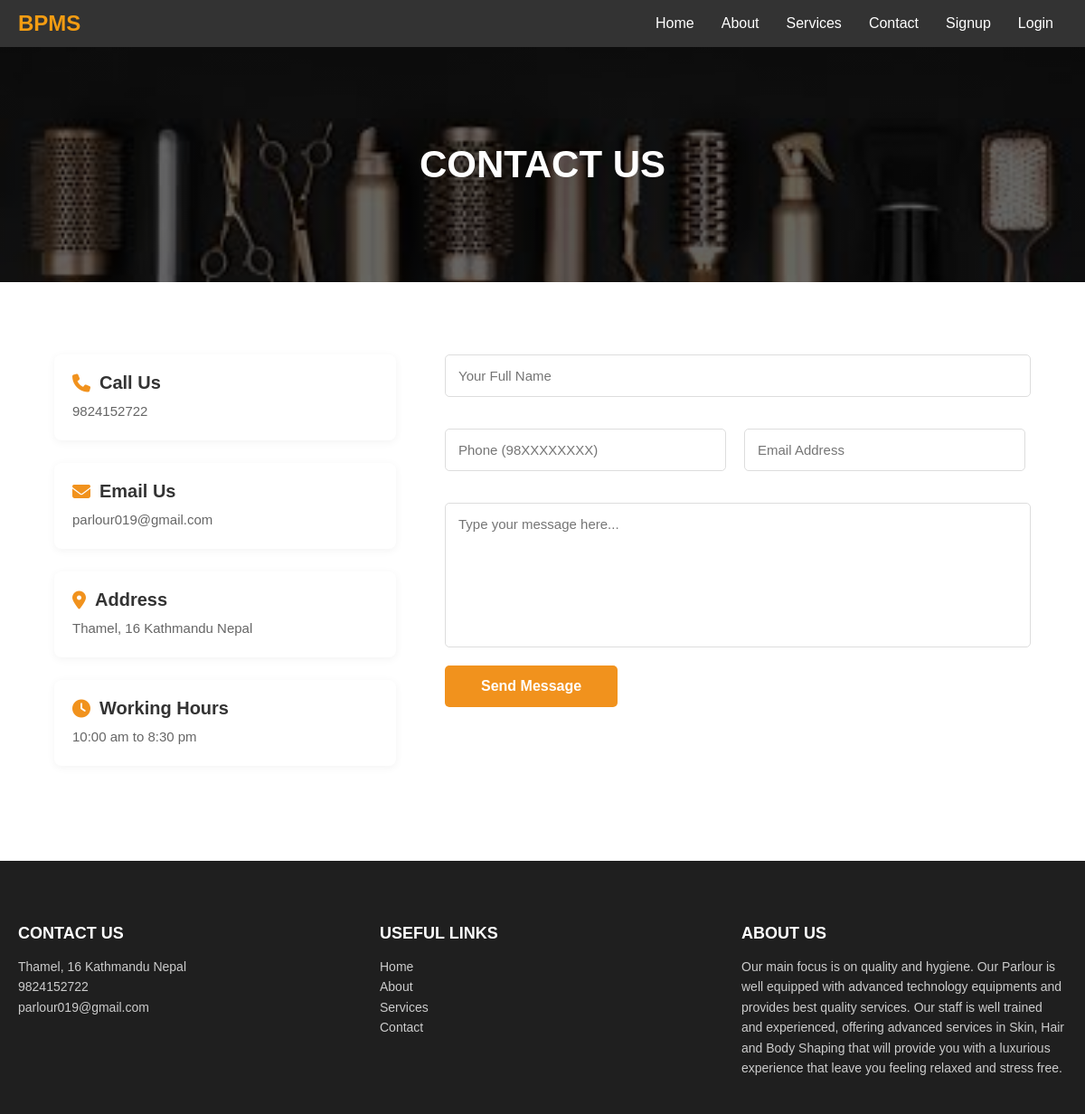
The app's page /Home/contact.php with its own data.
### tables this page shows
CREATE TABLE `tblpages` (
  `ID` int(11) NOT NULL,
  `PageType` varchar(50) DEFAULT NULL,
  `PageTitle` varchar(200) DEFAULT NULL,
  `Email` varchar(200) DEFAULT NULL,
  `MobileNumber` bigint(12) DEFAULT NULL,
  `Timing` varchar(200) DEFAULT NULL,
  `PageDescription` mediumtext DEFAULT NULL
);

CREATE TABLE `about_settings` (
  `id` int(11) NOT NULL,
  `page_title` varchar(255) DEFAULT NULL,
  `page_description` text DEFAULT NULL
);

### Home/contact.php (the view, shortened to what this page needs)
<?php
include('includes/dbconnection.php');
$ret = mysqli_query($con, "SELECT * FROM tblpages WHERE PageType='contactus'");
$row = mysqli_fetch_array($ret);
?>
<!DOCTYPE html>
<html lang="en">
<head>
    <link rel="stylesheet" href="style3.css">
    <link rel="stylesheet" href="includes/header.css">
    <link rel="stylesheet" href="includes/footer.css">
    <link rel="stylesheet" href="https://cdnjs.cloudflare.com/ajax/libs/font-awesome/6.6.0/css/all.min.css">
</head>
<body>
<?php include('includes/header.php'); ?>
<div class="banner">
    <div class="banner-content">
        <h1>Contact Us</h1>
    </div>
</div>
<section class="contact-section">
    <div class="contact-info">
        <div class="box">
            <h3><i class="fa fa-phone"></i> Call Us</h3>
            <p><?php echo $row['MobileNumber']; ?></p>
        </div>
        <div class="box">
            <h3><i class="fa fa-envelope"></i> Email Us</h3>
            <p><?php echo $row['Email']; ?></p>
        </div>
        <div class="box">
            <h3><i class="fa fa-map-marker-alt"></i> Address</h3>
            <p><?php echo $row['PageDescription']; ?></p>
        </div>
        <div class="box">
            <h3><i class="fa fa-clock"></i> Working Hours</h3>
            <p><?php echo $row['Timing']; ?></p>
        </div>
    </div>
    <form class="contact-form" method="POST" onsubmit="return checkForm()">
        <div class="row">
            <div class="input-group">
                <input type="text" name="name" id="name" placeholder="Your Full Name" required>
            </div>
        </div>
        <div class="row">
            <div class="input-group" style="width: 48%;">
                <input type="text" name="phone" id="phone" placeholder="Phone (98XXXXXXXX)" required>
            </div>
            <div class="input-group" style="width: 48%;">
                <input type="email" name="email" id="email" placeholder="Email Address" required>
            </div>
        </div>
        <textarea name="message" placeholder="Type your message here..." required></textarea>
        <button type="submit" name="submit">Send Message</button>
    </form>
</section>
<?php include('includes/footer.php'); ?>
</body>
</html>

### Home/includes/footer.php
<?php
$con = mysqli_connect("localhost", "root", "", "pms_db");
$res_contact = mysqli_query($con, "SELECT * FROM tblpages WHERE PageType='contactus'");
$foot_contact = mysqli_fetch_array($res_contact);
$res_about = mysqli_query($con, "SELECT * FROM about_settings WHERE id=1");
$foot_about = mysqli_fetch_array($res_about);
?>
<footer class="footer">
  <div class="footer-container">
    <div class="footer-section">
      <h3>Contact Us</h3>
      <p><?php echo $foot_contact['PageDescription']; ?></p>
      <p> <?php echo $foot_contact['MobileNumber']; ?></p>
      <p><?php echo $foot_contact['Email']; ?></p>
    </div>
    <div class="footer-section">
      <h3>Useful Links</h3>
      <ul>
        <li><a href="index.php">Home</a></li>
        <li><a href="aboutus.php">About</a></li>
        <li><a href="services.php">Services</a></li>
        <li><a href="contact.php">Contact</a></li>
      </ul>
    </div>
    <div class="footer-section">
      <h3><?php echo $foot_about['page_title'] ?? 'About Us'; ?></h3>
      <p><?php echo $foot_about['page_description'] ?? 'Default about text...'; ?></p>
    </div>
  </div>
  </footer>

### Home/style3.css (style rules this page uses)
* { margin: 0; padding: 0; box-sizing: border-box; font-family: 'Poppins', sans-serif; }
.banner { background: linear-gradient(rgba(0,0,0,0.6), rgba(0,0,0,0.6)), url("images/back-about.jpeg") center/cover no-repeat; height: 260px; display: flex; justify-content: center; align-items: center; text-align: center; }
.banner-content h1 { color: white; font-size: 42px; font-weight: bold; text-transform: uppercase; }
.contact-section { width: 90%; max-width: 1200px; margin: 80px auto; display: grid; grid-template-columns: 35% 60%; gap: 5%; align-items: start; }
.contact-info .box { background: #fff; padding: 20px; margin-bottom: 25px; border-radius: 8px; box-shadow: 0 2px 10px rgba(0,0,0,0.05); }
.contact-info h3 { font-size: 20px; color: #333; margin-bottom: 8px; display: flex; align-items: center; gap: 10px; }
.contact-info h3 i { color: #f1921d; }
.contact-info p { color: #666; font-size: 15px; line-height: 1.6; }
.contact-form { width: 100%; display: flex; flex-direction: column; }
.contact-form .row { display: flex; gap: 20px; margin-bottom: 20px; }
.contact-form input, .contact-form textarea { width: 100%; padding: 14px; border: 1px solid #ddd; border-radius: 5px; font-size: 15px; outline: none; transition: 0.3s; }
.contact-form textarea { height: 160px; resize: none; margin-bottom: 20px; }
.contact-form button { background: #f1921d; color: white; padding: 14px 40px; border: none; border-radius: 5px; cursor: pointer; font-size: 16px; font-weight: 600; transition: 0.3s; align-self: flex-start; }

### Home/includes/footer.css (style rules this page uses)
.footer { background-color: #1f1f1f; color: #fff; padding: 50px 0 20px; font-family: 'Poppins', sans-serif; }
.footer-container { display: flex; justify-content: space-around; flex-wrap: wrap; max-width: 1200px; margin: auto; }
.footer-section { flex: 1; margin: 20px; min-width: 250px; }
.footer-section h3 { font-size: 18px; margin-bottom: 15px; color: #fff; text-transform: uppercase; }
.footer-section p, .footer-section a { font-size: 14px; color: #ccc; line-height: 1.6; }
.footer-section a { text-decoration: none; }
.footer-section ul { list-style: none; padding: 0; }

### Home/contact.php (style rules this page uses)
.input-group { width: 100%; margin-bottom: 15px; position: relative; }

### records on screen
tblpages: MobileNumber "9824152722", Email "parlour019@gmail.com", PageDescription "Thamel, 16 Kathmandu Nepal", Timing "10:00 am to 8:30 pm"
about_settings: page_title "ABOUT US", page_description "Our main focus is on quality and hygiene. Our Parlour is well equipped with advanced technology equipments and provides best quality services. Our staff is well trained and experienced, offering advanced services in Skin, Hair and Body Shaping that will provide you with a luxurious experience that leave you feeling relaxed and stress free."
